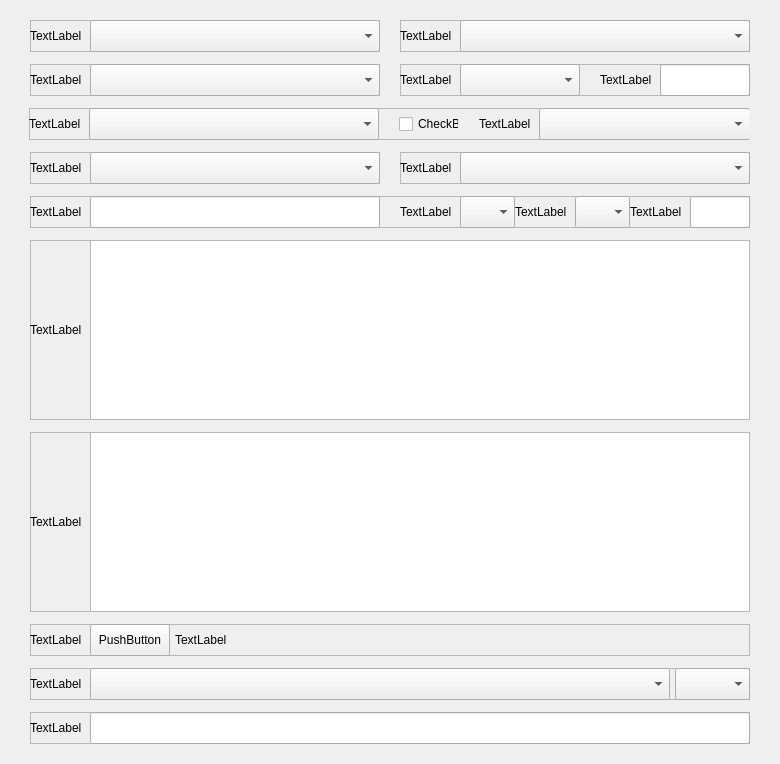
<?xml version="1.0" encoding="UTF-8"?>
<ui version="4.0">
 <class>ZTDemand</class>
 <widget class="QWidget" name="ZTDemand">
  <property name="geometry">
   <rect>
    <x>0</x>
    <y>0</y>
    <width>780</width>
    <height>764</height>
   </rect>
  </property>
  <property name="windowTitle">
   <string>Form</string>
  </property>
  <widget class="QFrame" name="productFrame">
   <property name="geometry">
    <rect>
     <x>30</x>
     <y>20</y>
     <width>350</width>
     <height>32</height>
    </rect>
   </property>
   <property name="frameShape">
    <enum>QFrame::StyledPanel</enum>
   </property>
   <property name="frameShadow">
    <enum>QFrame::Raised</enum>
   </property>
   <widget class="QLabel" name="labelProduct">
    <property name="geometry">
     <rect>
      <x>0</x>
      <y>0</y>
      <width>60</width>
      <height>32</height>
     </rect>
    </property>
    <property name="text">
     <string>TextLabel</string>
    </property>
   </widget>
   <widget class="QComboBox" name="boxProduct">
    <property name="geometry">
     <rect>
      <x>60</x>
      <y>0</y>
      <width>290</width>
      <height>32</height>
     </rect>
    </property>
   </widget>
  </widget>
  <widget class="QFrame" name="moduleFrame">
   <property name="geometry">
    <rect>
     <x>400</x>
     <y>20</y>
     <width>350</width>
     <height>32</height>
    </rect>
   </property>
   <property name="frameShape">
    <enum>QFrame::StyledPanel</enum>
   </property>
   <property name="frameShadow">
    <enum>QFrame::Raised</enum>
   </property>
   <widget class="QLabel" name="labelModule">
    <property name="geometry">
     <rect>
      <x>0</x>
      <y>0</y>
      <width>60</width>
      <height>32</height>
     </rect>
    </property>
    <property name="text">
     <string>TextLabel</string>
    </property>
   </widget>
   <widget class="QComboBox" name="boxModule">
    <property name="geometry">
     <rect>
      <x>60</x>
      <y>0</y>
      <width>290</width>
      <height>32</height>
     </rect>
    </property>
   </widget>
  </widget>
  <widget class="QFrame" name="planFrame">
   <property name="geometry">
    <rect>
     <x>30</x>
     <y>64</y>
     <width>350</width>
     <height>32</height>
    </rect>
   </property>
   <property name="frameShape">
    <enum>QFrame::StyledPanel</enum>
   </property>
   <property name="frameShadow">
    <enum>QFrame::Raised</enum>
   </property>
   <widget class="QLabel" name="labelPlan">
    <property name="geometry">
     <rect>
      <x>0</x>
      <y>0</y>
      <width>60</width>
      <height>32</height>
     </rect>
    </property>
    <property name="text">
     <string>TextLabel</string>
    </property>
   </widget>
   <widget class="QComboBox" name="boxPlan">
    <property name="geometry">
     <rect>
      <x>60</x>
      <y>0</y>
      <width>290</width>
      <height>32</height>
     </rect>
    </property>
   </widget>
  </widget>
  <widget class="QFrame" name="planFrame_2">
   <property name="geometry">
    <rect>
     <x>400</x>
     <y>64</y>
     <width>350</width>
     <height>32</height>
    </rect>
   </property>
   <property name="frameShape">
    <enum>QFrame::StyledPanel</enum>
   </property>
   <property name="frameShadow">
    <enum>QFrame::Raised</enum>
   </property>
   <widget class="QLabel" name="labelSource">
    <property name="geometry">
     <rect>
      <x>0</x>
      <y>0</y>
      <width>60</width>
      <height>32</height>
     </rect>
    </property>
    <property name="text">
     <string>TextLabel</string>
    </property>
   </widget>
   <widget class="QComboBox" name="boxSource">
    <property name="geometry">
     <rect>
      <x>60</x>
      <y>0</y>
      <width>120</width>
      <height>32</height>
     </rect>
    </property>
   </widget>
   <widget class="QLabel" name="labelSourceNote">
    <property name="geometry">
     <rect>
      <x>200</x>
      <y>0</y>
      <width>60</width>
      <height>32</height>
     </rect>
    </property>
    <property name="text">
     <string>TextLabel</string>
    </property>
   </widget>
   <widget class="QLineEdit" name="editSourceNote">
    <property name="geometry">
     <rect>
      <x>260</x>
      <y>0</y>
      <width>90</width>
      <height>32</height>
     </rect>
    </property>
   </widget>
  </widget>
  <widget class="QFrame" name="reviewFrame">
   <property name="geometry">
    <rect>
     <x>29</x>
     <y>108</y>
     <width>720</width>
     <height>32</height>
    </rect>
   </property>
   <property name="minimumSize">
    <size>
     <width>0</width>
     <height>0</height>
    </size>
   </property>
   <property name="maximumSize">
    <size>
     <width>720</width>
     <height>32</height>
    </size>
   </property>
   <property name="frameShape">
    <enum>QFrame::StyledPanel</enum>
   </property>
   <property name="frameShadow">
    <enum>QFrame::Raised</enum>
   </property>
   <widget class="QComboBox" name="boxReview">
    <property name="geometry">
     <rect>
      <x>60</x>
      <y>0</y>
      <width>290</width>
      <height>32</height>
     </rect>
    </property>
    <property name="minimumSize">
     <size>
      <width>290</width>
      <height>32</height>
     </size>
    </property>
    <property name="maximumSize">
     <size>
      <width>290</width>
      <height>32</height>
     </size>
    </property>
   </widget>
   <widget class="QLabel" name="labelReview">
    <property name="geometry">
     <rect>
      <x>0</x>
      <y>0</y>
      <width>60</width>
      <height>32</height>
     </rect>
    </property>
    <property name="minimumSize">
     <size>
      <width>60</width>
      <height>32</height>
     </size>
    </property>
    <property name="maximumSize">
     <size>
      <width>60</width>
      <height>32</height>
     </size>
    </property>
    <property name="text">
     <string>TextLabel</string>
    </property>
   </widget>
   <widget class="QCheckBox" name="boxNoReviewer">
    <property name="geometry">
     <rect>
      <x>370</x>
      <y>0</y>
      <width>60</width>
      <height>32</height>
     </rect>
    </property>
    <property name="text">
     <string>CheckBox</string>
    </property>
   </widget>
   <widget class="QComboBox" name="boxReviewer">
    <property name="geometry">
     <rect>
      <x>510</x>
      <y>0</y>
      <width>211</width>
      <height>32</height>
     </rect>
    </property>
    <property name="minimumSize">
     <size>
      <width>0</width>
      <height>32</height>
     </size>
    </property>
    <property name="maximumSize">
     <size>
      <width>16777215</width>
      <height>32</height>
     </size>
    </property>
   </widget>
   <widget class="QLabel" name="labelReviewer">
    <property name="geometry">
     <rect>
      <x>450</x>
      <y>0</y>
      <width>60</width>
      <height>32</height>
     </rect>
    </property>
    <property name="minimumSize">
     <size>
      <width>60</width>
      <height>32</height>
     </size>
    </property>
    <property name="maximumSize">
     <size>
      <width>60</width>
      <height>32</height>
     </size>
    </property>
    <property name="text">
     <string>TextLabel</string>
    </property>
   </widget>
  </widget>
  <widget class="QFrame" name="ursFrame">
   <property name="geometry">
    <rect>
     <x>30</x>
     <y>152</y>
     <width>350</width>
     <height>32</height>
    </rect>
   </property>
   <property name="frameShape">
    <enum>QFrame::StyledPanel</enum>
   </property>
   <property name="frameShadow">
    <enum>QFrame::Raised</enum>
   </property>
   <widget class="QLabel" name="labelURS">
    <property name="geometry">
     <rect>
      <x>0</x>
      <y>0</y>
      <width>60</width>
      <height>32</height>
     </rect>
    </property>
    <property name="text">
     <string>TextLabel</string>
    </property>
   </widget>
   <widget class="QComboBox" name="boxURS">
    <property name="geometry">
     <rect>
      <x>60</x>
      <y>0</y>
      <width>290</width>
      <height>32</height>
     </rect>
    </property>
   </widget>
  </widget>
  <widget class="QFrame" name="parentFrame">
   <property name="geometry">
    <rect>
     <x>400</x>
     <y>152</y>
     <width>350</width>
     <height>32</height>
    </rect>
   </property>
   <property name="frameShape">
    <enum>QFrame::StyledPanel</enum>
   </property>
   <property name="frameShadow">
    <enum>QFrame::Raised</enum>
   </property>
   <widget class="QLabel" name="labelParent">
    <property name="geometry">
     <rect>
      <x>0</x>
      <y>0</y>
      <width>60</width>
      <height>32</height>
     </rect>
    </property>
    <property name="text">
     <string>TextLabel</string>
    </property>
   </widget>
   <widget class="QComboBox" name="boxParent">
    <property name="geometry">
     <rect>
      <x>60</x>
      <y>0</y>
      <width>290</width>
      <height>32</height>
     </rect>
    </property>
   </widget>
  </widget>
  <widget class="QFrame" name="demandFrame">
   <property name="geometry">
    <rect>
     <x>30</x>
     <y>196</y>
     <width>720</width>
     <height>32</height>
    </rect>
   </property>
   <property name="frameShape">
    <enum>QFrame::StyledPanel</enum>
   </property>
   <property name="frameShadow">
    <enum>QFrame::Raised</enum>
   </property>
   <widget class="QLabel" name="labelDemand">
    <property name="geometry">
     <rect>
      <x>0</x>
      <y>0</y>
      <width>60</width>
      <height>32</height>
     </rect>
    </property>
    <property name="text">
     <string>TextLabel</string>
    </property>
   </widget>
   <widget class="QLineEdit" name="editDemand">
    <property name="geometry">
     <rect>
      <x>60</x>
      <y>0</y>
      <width>290</width>
      <height>32</height>
     </rect>
    </property>
   </widget>
   <widget class="QLabel" name="labelType">
    <property name="geometry">
     <rect>
      <x>370</x>
      <y>0</y>
      <width>60</width>
      <height>32</height>
     </rect>
    </property>
    <property name="text">
     <string>TextLabel</string>
    </property>
   </widget>
   <widget class="QComboBox" name="boxType">
    <property name="geometry">
     <rect>
      <x>430</x>
      <y>0</y>
      <width>55</width>
      <height>32</height>
     </rect>
    </property>
    <property name="minimumSize">
     <size>
      <width>0</width>
      <height>32</height>
     </size>
    </property>
    <property name="maximumSize">
     <size>
      <width>16777215</width>
      <height>32</height>
     </size>
    </property>
   </widget>
   <widget class="QLabel" name="labelPri">
    <property name="geometry">
     <rect>
      <x>485</x>
      <y>0</y>
      <width>60</width>
      <height>32</height>
     </rect>
    </property>
    <property name="text">
     <string>TextLabel</string>
    </property>
   </widget>
   <widget class="QComboBox" name="boxPri">
    <property name="geometry">
     <rect>
      <x>545</x>
      <y>0</y>
      <width>55</width>
      <height>32</height>
     </rect>
    </property>
    <property name="minimumSize">
     <size>
      <width>0</width>
      <height>32</height>
     </size>
    </property>
    <property name="maximumSize">
     <size>
      <width>16777215</width>
      <height>32</height>
     </size>
    </property>
   </widget>
   <widget class="QLabel" name="labelStory">
    <property name="geometry">
     <rect>
      <x>600</x>
      <y>0</y>
      <width>60</width>
      <height>32</height>
     </rect>
    </property>
    <property name="text">
     <string>TextLabel</string>
    </property>
   </widget>
   <widget class="QLineEdit" name="lineEdit">
    <property name="geometry">
     <rect>
      <x>660</x>
      <y>0</y>
      <width>60</width>
      <height>32</height>
     </rect>
    </property>
   </widget>
  </widget>
  <widget class="QFrame" name="descFrame">
   <property name="geometry">
    <rect>
     <x>30</x>
     <y>240</y>
     <width>720</width>
     <height>180</height>
    </rect>
   </property>
   <property name="frameShape">
    <enum>QFrame::StyledPanel</enum>
   </property>
   <property name="frameShadow">
    <enum>QFrame::Raised</enum>
   </property>
   <widget class="QLabel" name="labelDesc">
    <property name="geometry">
     <rect>
      <x>0</x>
      <y>0</y>
      <width>60</width>
      <height>180</height>
     </rect>
    </property>
    <property name="text">
     <string>TextLabel</string>
    </property>
   </widget>
   <widget class="QTextEdit" name="textEdit">
    <property name="geometry">
     <rect>
      <x>60</x>
      <y>0</y>
      <width>660</width>
      <height>180</height>
     </rect>
    </property>
   </widget>
  </widget>
  <widget class="QFrame" name="verifyFrame">
   <property name="geometry">
    <rect>
     <x>30</x>
     <y>432</y>
     <width>720</width>
     <height>180</height>
    </rect>
   </property>
   <property name="frameShape">
    <enum>QFrame::StyledPanel</enum>
   </property>
   <property name="frameShadow">
    <enum>QFrame::Raised</enum>
   </property>
   <widget class="QLabel" name="labelVerify">
    <property name="geometry">
     <rect>
      <x>0</x>
      <y>0</y>
      <width>60</width>
      <height>180</height>
     </rect>
    </property>
    <property name="text">
     <string>TextLabel</string>
    </property>
   </widget>
   <widget class="QTextEdit" name="texVerify">
    <property name="geometry">
     <rect>
      <x>60</x>
      <y>0</y>
      <width>660</width>
      <height>180</height>
     </rect>
    </property>
   </widget>
  </widget>
  <widget class="QFrame" name="fileFrame">
   <property name="geometry">
    <rect>
     <x>30</x>
     <y>624</y>
     <width>720</width>
     <height>32</height>
    </rect>
   </property>
   <property name="frameShape">
    <enum>QFrame::StyledPanel</enum>
   </property>
   <property name="frameShadow">
    <enum>QFrame::Raised</enum>
   </property>
   <widget class="QLabel" name="labelFileLimit">
    <property name="geometry">
     <rect>
      <x>145</x>
      <y>0</y>
      <width>60</width>
      <height>32</height>
     </rect>
    </property>
    <property name="text">
     <string>TextLabel</string>
    </property>
   </widget>
   <widget class="QPushButton" name="btnFile">
    <property name="geometry">
     <rect>
      <x>60</x>
      <y>0</y>
      <width>80</width>
      <height>32</height>
     </rect>
    </property>
    <property name="text">
     <string>PushButton</string>
    </property>
   </widget>
   <widget class="QLabel" name="labelFile">
    <property name="geometry">
     <rect>
      <x>0</x>
      <y>0</y>
      <width>60</width>
      <height>32</height>
     </rect>
    </property>
    <property name="text">
     <string>TextLabel</string>
    </property>
   </widget>
  </widget>
  <widget class="QFrame" name="maintoFrame">
   <property name="geometry">
    <rect>
     <x>30</x>
     <y>668</y>
     <width>720</width>
     <height>32</height>
    </rect>
   </property>
   <property name="frameShape">
    <enum>QFrame::StyledPanel</enum>
   </property>
   <property name="frameShadow">
    <enum>QFrame::Raised</enum>
   </property>
   <widget class="QLabel" name="labelMainto">
    <property name="geometry">
     <rect>
      <x>0</x>
      <y>0</y>
      <width>60</width>
      <height>32</height>
     </rect>
    </property>
    <property name="text">
     <string>TextLabel</string>
    </property>
   </widget>
   <widget class="QComboBox" name="cbxMailto">
    <property name="geometry">
     <rect>
      <x>60</x>
      <y>0</y>
      <width>580</width>
      <height>32</height>
     </rect>
    </property>
   </widget>
   <widget class="QComboBox" name="cbxContact">
    <property name="geometry">
     <rect>
      <x>645</x>
      <y>0</y>
      <width>75</width>
      <height>32</height>
     </rect>
    </property>
   </widget>
  </widget>
  <widget class="QFrame" name="keywordFrame">
   <property name="geometry">
    <rect>
     <x>30</x>
     <y>712</y>
     <width>720</width>
     <height>32</height>
    </rect>
   </property>
   <property name="frameShape">
    <enum>QFrame::StyledPanel</enum>
   </property>
   <property name="frameShadow">
    <enum>QFrame::Raised</enum>
   </property>
   <widget class="QLabel" name="labelKeyword">
    <property name="geometry">
     <rect>
      <x>0</x>
      <y>0</y>
      <width>60</width>
      <height>32</height>
     </rect>
    </property>
    <property name="text">
     <string>TextLabel</string>
    </property>
   </widget>
   <widget class="QLineEdit" name="editKeyword">
    <property name="geometry">
     <rect>
      <x>60</x>
      <y>0</y>
      <width>660</width>
      <height>32</height>
     </rect>
    </property>
   </widget>
  </widget>
 </widget>
 <resources/>
 <connections/>
</ui>
